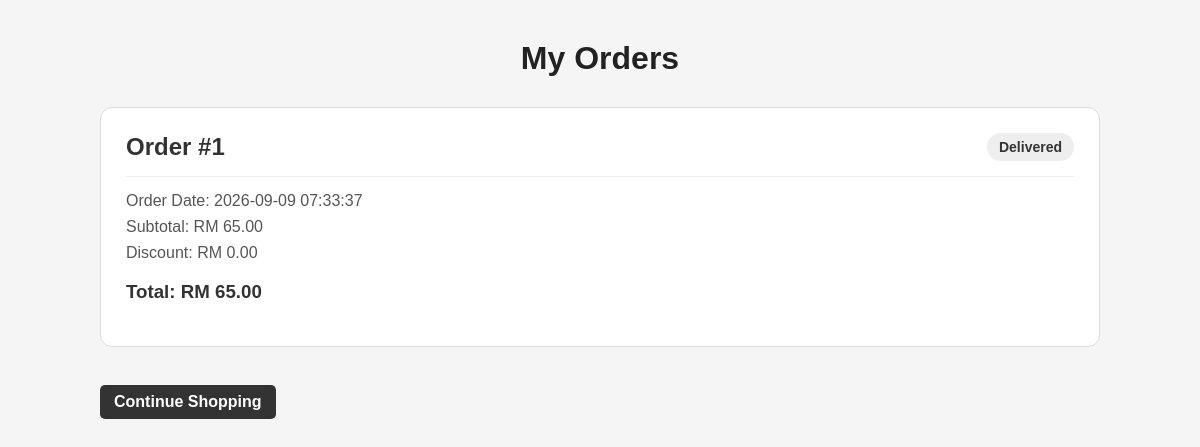
The page /orders on the database as committed earlier.
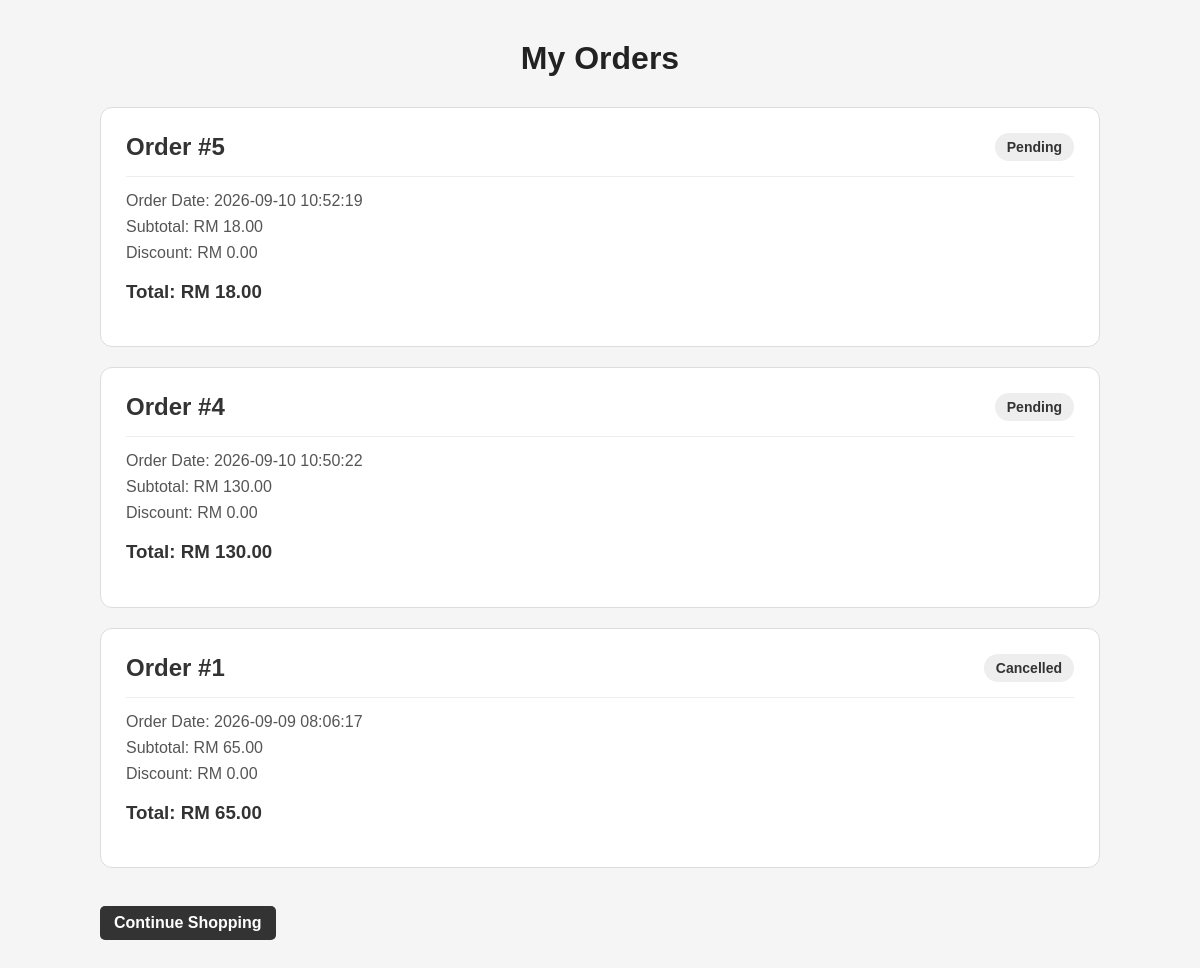
The same page on the database as committed later.
### tables this page shows
CREATE TABLE orders (
        id INTEGER PRIMARY KEY AUTOINCREMENT,
        user_id INTEGER NOT NULL,
        subtotal REAL NOT NULL,
        discount REAL NOT NULL DEFAULT 0,
        total REAL NOT NULL,
        status TEXT NOT NULL DEFAULT 'Pending',
        order_date TIMESTAMP DEFAULT CURRENT_TIMESTAMP
    );

### app.py (the view)
@app.route("/orders")
def view_orders():
    user_id = 1
    import sqlite3
    connection = sqlite3.connect("database.db")
    connection.row_factory = sqlite3.Row
    cursor = connection.cursor()
    cursor.execute("""
        SELECT *
        FROM orders
        WHERE user_id = ?
        ORDER BY order_date DESC
    """, (user_id,))
    orders = cursor.fetchall()
    connection.close()
    return render_template(
        "orders.html",
        orders=orders
    )

### templates/orders.html (shortened to what this page needs)
<!DOCTYPE html>
<html lang="en">
<head>
    <link rel="stylesheet"
          href="{{ url_for('static', filename='shopping.css') }}">
</head>
<body>
<div class="container">
    <h1>My Orders</h1>
    {% if orders %}
        {% for order in orders %}
            <div class="order-card">
                <div class="order-header">
                    <h2>
                        Order #{{ order["id"] }}
                    </h2>
                    <span class="order-status">
                        {{ order["status"] }}
                    </span>
                </div>
                <p>
                    Order Date:
                    {{ order["order_date"] }}
                </p>
                <p>
                    Subtotal:
                    RM {{ "%.2f"|format(order["subtotal"]) }}
                </p>
                <p>
                    Discount:
                    RM {{ "%.2f"|format(order["discount"]) }}
                </p>
                <h3>
                    Total:
                    RM {{ "%.2f"|format(order["total"]) }}
                </h3>
            </div>
        {% endfor %}
    {% endif %}
    <br>
    <a href="/" class="button">
        Continue Shopping
    </a>
</div>
</body>
</html>

### static/shopping.css (style rules this page uses)
body { margin: 0; padding: 0; font-family: Arial, sans-serif; background-color: #f5f5f5; color: #333; }
.container { width: 90%; max-width: 1000px; margin: 40px auto; }
.container h1 { text-align: center; margin-bottom: 30px; color: #222; }
.button { display: inline-block; padding: 8px 14px; background-color: #333; color: white; text-decoration: none; border-radius: 5px; font-weight: bold; }
.order-card { background-color: white; margin-bottom: 20px; padding: 25px; border-radius: 12px; border: 1px solid #ddd; }
.order-header { display: flex; justify-content: space-between; align-items: center; border-bottom: 1px solid #eee; padding-bottom: 15px; margin-bottom: 15px; }
.order-header h2 { margin: 0; color: #333; }
.order-status { padding: 6px 12px; background-color: #eee; border-radius: 20px; font-size: 14px; font-weight: bold; }
.order-card p { color: #555; margin: 8px 0; }

Rows that differ between the two databases and show on the page:
added orders: id "5", status "Pending", order_date "2026-09-10 10:52:19", subtotal "18.00", discount "0.00", total "18.00"
added orders: id "4", status "Pending", order_date "2026-09-10 10:50:22", subtotal "130.00", discount "0.00", total "130.00"
changed orders id 1: status "Delivered" → "Cancelled"; order_date "2026-09-09 07:33:37" → "2026-09-09 08:06:17"
